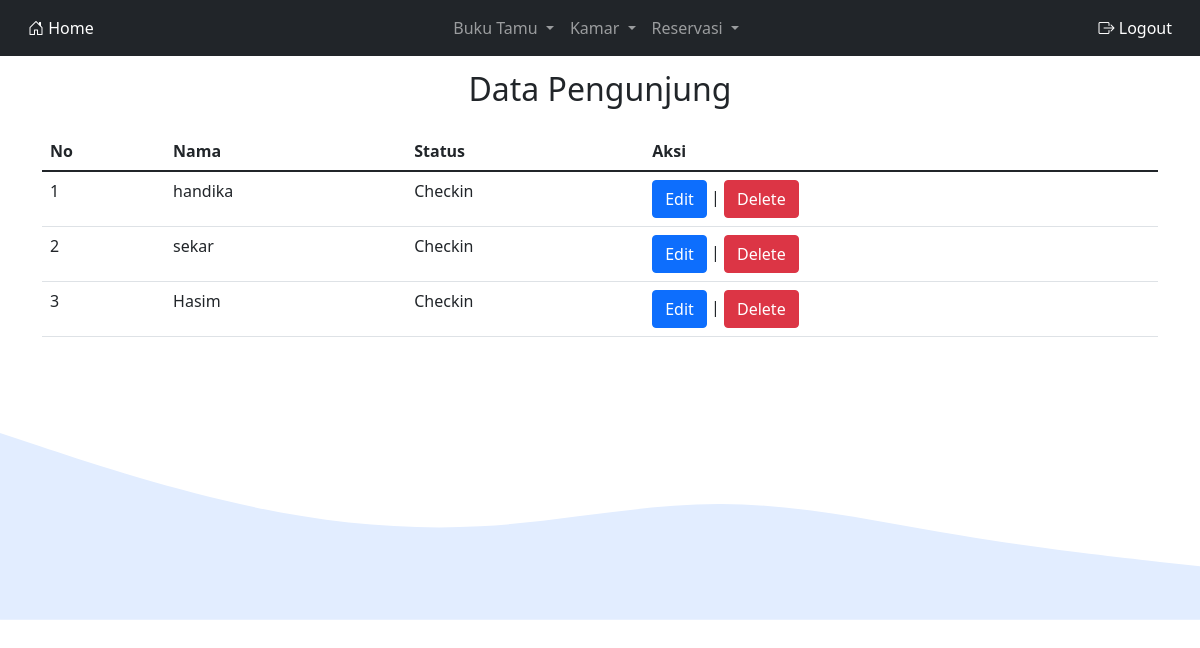
The app's page /dataPengunjung.php with its own data.
### tables this page shows
CREATE TABLE `pengunjung` (
  `id_pengunjung` int(11) NOT NULL,
  `nama` varchar(50) NOT NULL,
  `status` varchar(50) NOT NULL
);

### database.php (called while the page is built, shortened)
<?php
class database
{
    var $host = "localhost";
    var $user = "root";
    var $pas = "";
    var $db = "hotel2";
    var $koneksi = "";
    function __construct()
    {
        $this->koneksi = mysqli_connect($this->host, $this->user, $this->pas, $this->db);
    }
    function dataPengunjung()
    {
        $data = mysqli_query($this->koneksi, "SELECT * FROM pengunjung");
        while ($row = mysqli_fetch_array($data)) {
            $hasil[] = $row;
        }
        return $hasil;
    }
}

### dataPengunjung.php (the view, shortened to what this page needs)
<?php
class home
{
    function __construct()
    {
        include "menu.php";
    }
}
include "database.php";
$db = new database();
$data = $db->dataPengunjung();
?>
<!DOCTYPE html>
<html lang="en">
<head>
    <link rel="stylesheet" href="https://cdn.jsdelivr.net/npm/bootstrap-icons@1.8.1/font/bootstrap-icons.css">
    <link href="https://cdn.jsdelivr.net/npm/bootstrap@5.1.3/dist/css/bootstrap.min.css" rel="stylesheet">
</head>
<body>
    <section id="dataBarang">
        <div class="container">
            <div class="row text-center">
                <div class="col">
                    <h2 class="fw-normal mb-4">Data Pengunjung</h2>
                </div>
            </div>
            <div class="row justify-content-center">
                <div class="col-md">
                    <table class="table table-hover">
                        <thead>
                            <tr>
                                <th>No</th>
                                <th>Nama</th>
                                <th>Status</th>
                                <th>Aksi</th>
                            </tr>
                        </thead>
                        <tbody>
                            <?php
                            $no = 1;
                            foreach ($data as $row) {
                            ?>
                                <tr>
                                    <td><?= $no++; ?></td>
                                    <td><?= $row["nama"]; ?></td>
                                    <td><?= $row["status"]; ?></td>
                                    <td><a href="<?= "formPengunjung.php?&&edit=update&&id=$row[id_pengunjung]"; ?>" class="btn btn-m btn-primary">Edit</a> |
                                        <a href="<?= "prosesPengunjung.php?&&aksi=delete&&id=$row[id_pengunjung]"; ?>" class="btn btn-m btn-danger" onclick="javascript: return confirm('Apakah anda yakin ingin dihapus?')">Delete</a>
                                    </td>
                                </tr>
                            <?php } ?>
                        </tbody>
                    </table>
                </div>
            </div>
        </div>
    </section>
</body>
</html>

### dataPengunjung.php (style rules this page uses)
h2 { margin-top: 70px; }

### records on screen
pengunjung: nama "handika", status "Checkin"
pengunjung: nama "sekar", status "Checkin"
pengunjung: nama "Hasim", status "Checkin"
